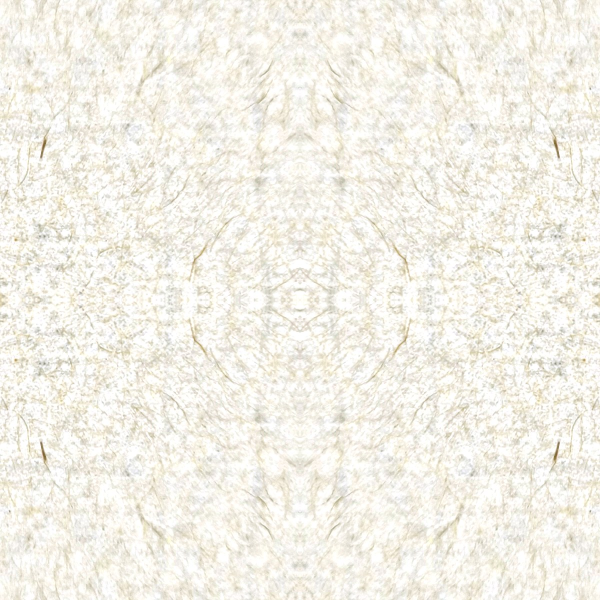
#> input picture preview/assets/paper.jpg, 1200 x 1200 px (shown at 1/2 size)
$ python -i measure_works.py   (imports and definitions only)
#> lines starting #> are read from the running program, lines starting #| are printed output that depends on the picture; after the words box and inside, x2 and y2 are one past the last pixel; in counts of white or black regions, pixels touching at a corner belong together
#> further down, picture is the input picture: shape (1200, 1200, 3); mean B, G, R 231.9, 240.8, 243.6
"""Measure paper vs. painted area for each snapshot, to decide the crop.

For every file in 作品/ we locate the white sheet (bright, low-saturation, far
brighter than the grey desk), warp it flat, then measure where the painted
area sits inside it. Output goes to build/measure/.
"""
from __future__ import annotations

import json
from pathlib import Path

import cv2
import numpy as np

ROOT = Path(__file__).resolve().parents[1]
SRC = ROOT / "作品"
OUT = ROOT / "build" / "measure"
EDGE = 1400


def imread(p: Path) -> np.ndarray:
    return cv2.imdecode(np.fromfile(str(p), np.uint8), cv2.IMREAD_COLOR)


# [22 lines left out: functions order_quad, quad_of, not called in this run]


def sheet_mask(im: np.ndarray) -> np.ndarray:
    """The sheet differs in colour from the grey desk, whatever tint it is."""
    h, w = im.shape[:2]
#> h = 1200; w = 1200
    lab = cv2.cvtColor(im, cv2.COLOR_BGR2LAB).astype(np.float32)
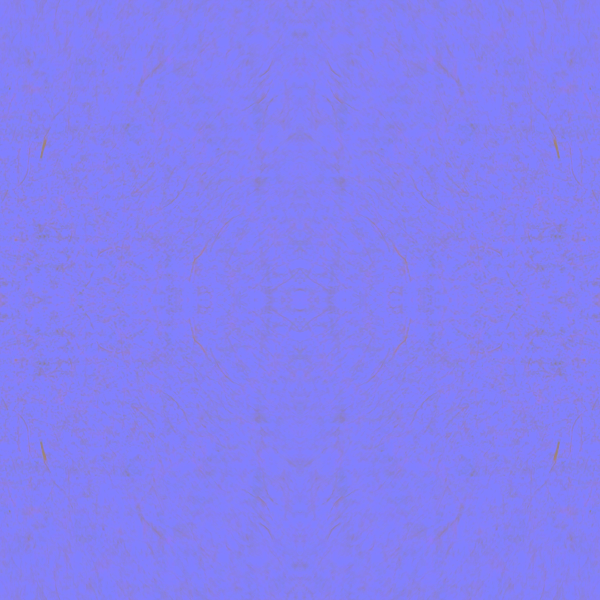
#> lab: shape (1200, 1200, 3) float32 (shown at 1/2 size); mean B, G, R 243.4, 127.9, 131.6
    b = max(6, int(min(h, w) * 0.03))
#> b = 36
    strips = np.concatenate([
        lab[:b].reshape(-1, 3), lab[-b:].reshape(-1, 3),
        lab[:, :b].reshape(-1, 3), lab[:, -b:].reshape(-1, 3)])
    ref = np.median(strips, axis=0)
#> ref = [245, 127, 133]
    dist = np.linalg.norm(lab - ref, axis=2)
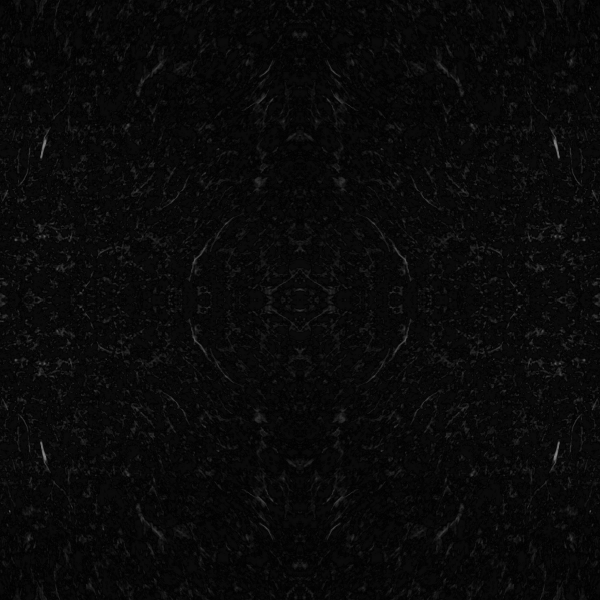
#> dist: shape (1200, 1200) float32 (shown at 1/2 size); min 0, max 139.4, mean 9.5
    m = (dist > 20).astype(np.uint8) * 255
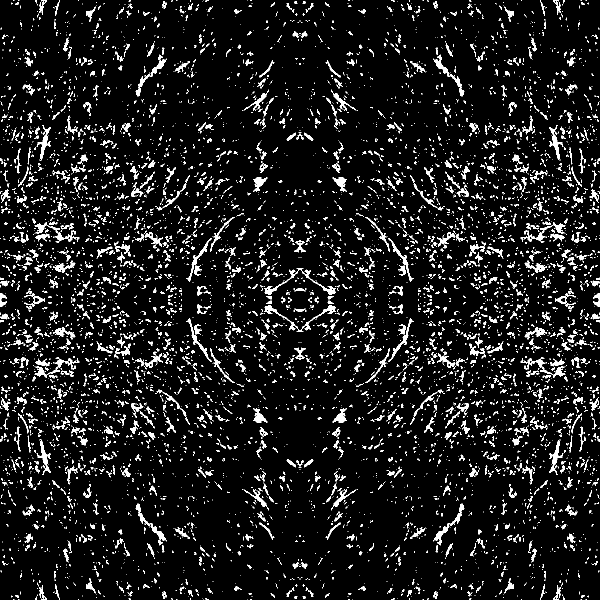
#> m: shape (1200, 1200) (shown at 1/2 size); 8.2% white; 7204 white regions (5882 under 20 px), largest, box (x1, y1, x2, y2) and area: (74, 250, 102, 321) 533, (74, 879, 102, 950) 533, (1098, 250, 1126, 321) 531
    m = cv2.morphologyEx(m, cv2.MORPH_CLOSE, np.ones((25, 25), np.uint8))
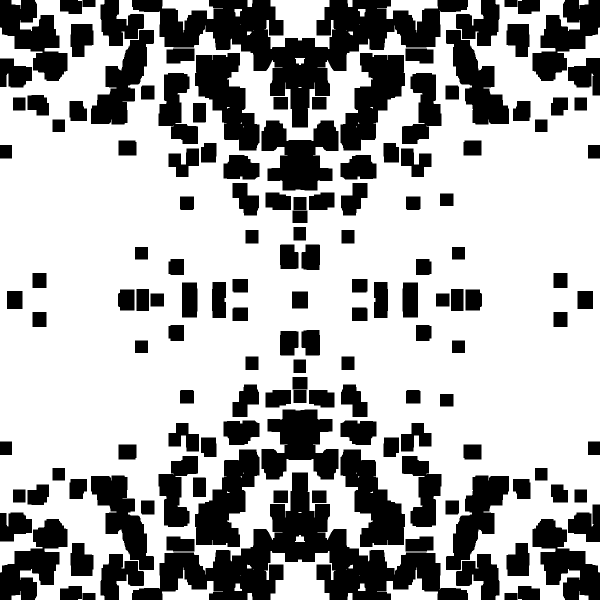
#> m: shape (1200, 1200) (shown at 1/2 size); 66.7% white; 147 black regions, largest, box (x1, y1, x2, y2) and area: (264, 0, 936, 255) 55230, (264, 945, 936, 1200) 55230, (523, 241, 677, 381) 13577
    m = cv2.morphologyEx(m, cv2.MORPH_OPEN, np.ones((15, 15), np.uint8))
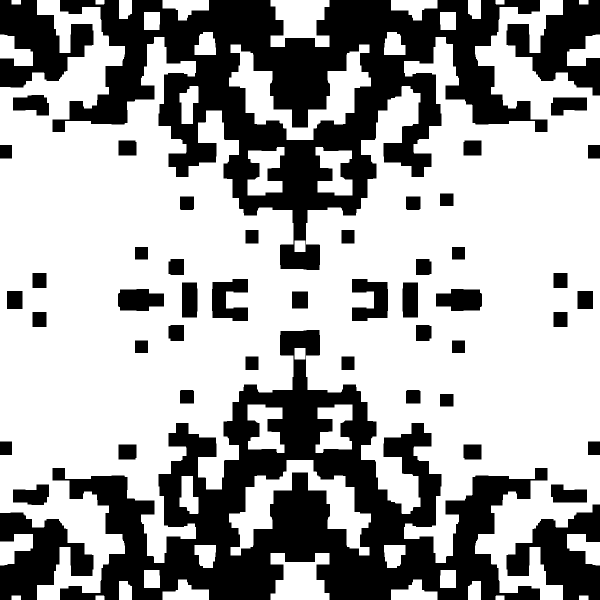
#> m: shape (1200, 1200) (shown at 1/2 size); 64.2% white; 49 black regions, largest, box (x1, y1, x2, y2) and area: (105, 0, 1095, 540) 193333, (105, 660, 1095, 1200) 193333, (1013, 0, 1200, 191) 18538
    return m


# [70 lines left out: functions paint_mask, warp, main, not called in this run]


# [2 lines not run here, left out]

>>> import cv2
>>> picture = cv2.imread('../preview/assets/paper.jpg')
>>> result = sheet_mask(picture)
